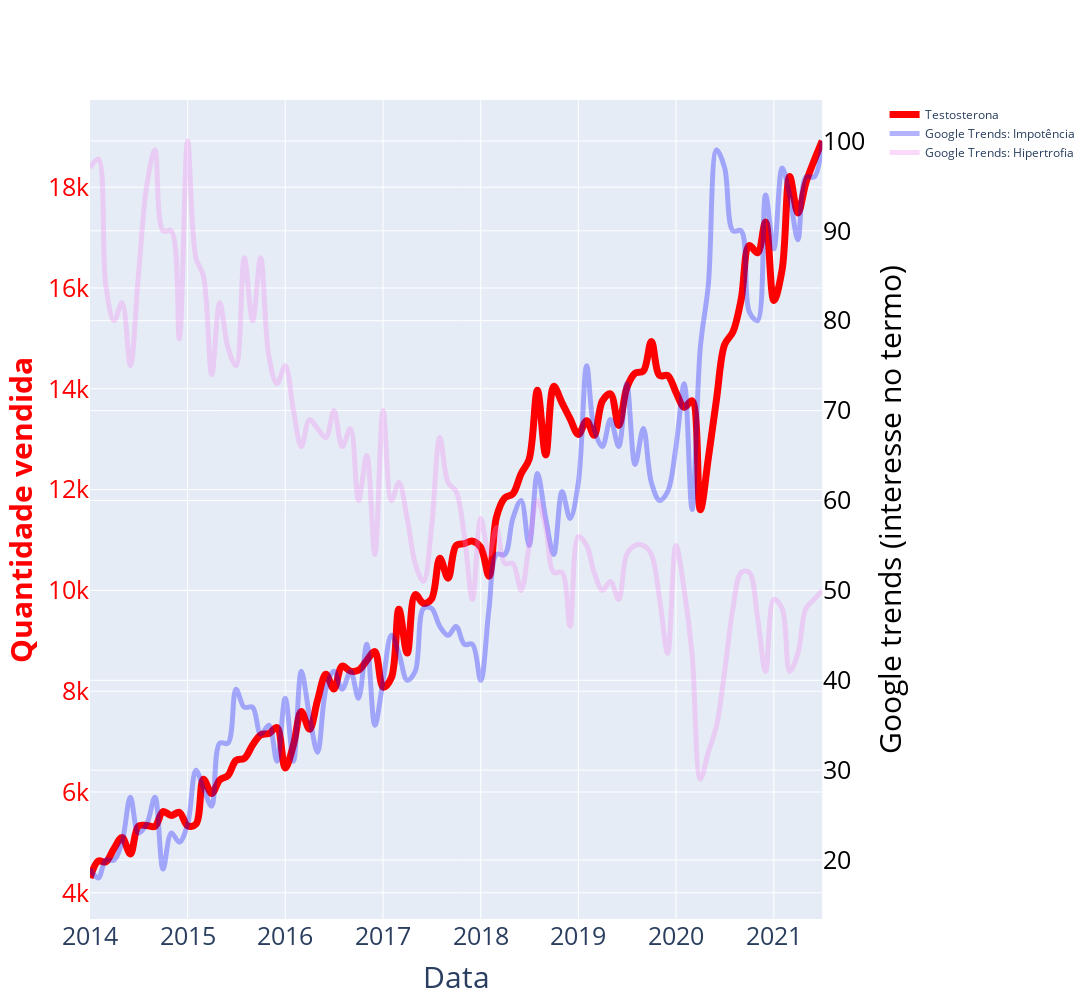

Write notebook code for a chart like this one.
### Code cell
fig = make_subplots(specs=[[{"secondary_y": True}]],shared_xaxes=True,)

fig.add_trace(go.Scatter(
                        x=df_substances['DATETIME'],
                        y=df_substances['count'],
                        yaxis='y',
                        mode='lines',
                        marker=dict(
                            color='red'
                            ),
                        line=dict(
                            width=7
                            ),
                        opacity=1,
                        name='Testosterona',
                        line_shape='spline'
                        ),
                        secondary_y=False
    )

fig.add_trace(go.Scatter(
                        x=lf_gt['Mês'], 
                        y=lf_gt['impotência: (Brasil)'],
                        yaxis='y1',
                        mode='lines',
                        name='Google Trends: Impotência',
                        marker=dict(
                            symbol='53',
                            size=11

                        ),
                        line = dict(
                            color='blue',
                            width=5
                            ),
                        opacity=0.3,
                        line_shape='spline'
                        ),
                        secondary_y=True
    )

fig.add_trace(go.Scatter(
                        x=lf_hp['Mês'], 
                        y=lf_hp['Hipertrofia: (Brasil)'],
                        yaxis='y1',
                        mode='lines',
                        name='Google Trends: Hipertrofia',
                        marker=dict(
                            symbol='51',
                            size=11

                        ),
                        line = dict(
                            color='violet',
                            width=5
                            ),
                        opacity=0.3,
                        line_shape='spline'
                        ),
                        secondary_y=True
                        )


fig.update_layout(
    xaxis=dict(
        title='Data',
        titlefont=dict(
            size=30
        ),
        tickfont=dict(
            size=25
        )
    ),
    width=1500,
    height=1000,
    yaxis=dict(
        title="<b>Quantidade vendida<b>",
        titlefont=dict(
            color="red",
            size=30
            
        ),
        tickfont=dict(
            color="red",
            size=25
        )
    ),
    yaxis2=dict(
        title="Google trends (interesse no termo)",
        titlefont=dict(
            color="black",
            size=30
        ),
        tickfont=dict(
            color="black",
            size=25
        ),
        # anchor="free",
        overlaying="y",
        side="right",
        # position=0.15
    ))


fig.show()

### Figure 1 — Plotly figure (JSON) as saved in the notebook; plotly's stock layout.template omitted (floating-point values rounded to 4 significant figures)
{"data": [{"line": {"shape": "spline", "width": 7}, "marker": {"color": "red"}, "mode": "lines", "name": "Testosterona", "opacity": 1, "type": "scatter", "x": ["2014-01-01T00:00:00", "2014-02-01T00:00:00", "2014-03-01T00:00:00", "2014-04-01T00:00:00", "2014-05-01T00:00:00", "2014-06-01T00:00:00", "2014-07-01T00:00:00", "2014-08-01T00:00:00", "2014-09-01T00:00:00", "2014-10-01T00:00:00", "2014-11-01T00:00:00", "2014-12-01T00:00:00", "2015-01-01T00:00:00", "2015-02-01T00:00:00", "2015-03-01T00:00:00", "2015-04-01T00:00:00", "2015-05-01T00:00:00", "2015-06-01T00:00:00", "2015-07-01T00:00:00", "2015-08-01T00:00:00", "2015-09-01T00:00:00", "2015-10-01T00:00:00", "2015-11-01T00:00:00", "2015-12-01T00:00:00", "2016-01-01T00:00:00", "2016-02-01T00:00:00", "2016-03-01T00:00:00", "2016-04-01T00:00:00", "2016-05-01T00:00:00", "2016-06-01T00:00:00", "2016-07-01T00:00:00", "2016-08-01T00:00:00", "2016-09-01T00:00:00", "2016-10-01T00:00:00", "2016-11-01T00:00:00", "2016-12-01T00:00:00", "2017-01-01T00:00:00", "2017-02-01T00:00:00", "2017-03-01T00:00:00", "2017-04-01T00:00:00", "2017-05-01T00:00:00", "2017-06-01T00:00:00", "2017-07-01T00:00:00", "2017-08-01T00:00:00", "2017-09-01T00:00:00", "2017-10-01T00:00:00", "2017-11-01T00:00:00", "2017-12-01T00:00:00", "2018-01-01T00:00:00", "2018-02-01T00:00:00", "2018-03-01T00:00:00", "2018-04-01T00:00:00", "2018-05-01T00:00:00", "2018-06-01T00:00:00", "2018-07-01T00:00:00", "2018-08-01T00:00:00", "2018-09-01T00:00:00", "2018-10-01T00:00:00", "2018-11-01T00:00:00", "2018-12-01T00:00:00", "2019-01-01T00:00:00", "2019-02-01T00:00:00", "2019-03-01T00:00:00", "2019-04-01T00:00:00", "2019-05-01T00:00:00", "2019-06-01T00:00:00", "2019-07-01T00:00:00", "2019-08-01T00:00:00", "2019-09-01T00:00:00", "2019-10-01T00:00:00", "2019-11-01T00:00:00", "2019-12-01T00:00:00", "2020-01-01T00:00:00", "2020-02-01T00:00:00", "2020-03-01T00:00:00", "2020-04-01T00:00:00", "2020-05-01T00:00:00", "2020-06-01T00:00:00", "2020-07-01T00:00:00", "2020-08-01T00:00:00", "2020-09-01T00:00:00", "2020-10-01T00:00:00", "2020-11-01T00:00:00", "2020-12-01T00:00:00", "2021-01-01T00:00:00", "2021-02-01T00:00:00", "2021-03-01T00:00:00", "2021-04-01T00:00:00", "2021-05-01T00:00:00", "2021-06-01T00:00:00", "2021-07-01T00:00:00"], "xaxis": "x", "y": [4293, 4631, 4614, 4882, 5096, 4771, 5323, 5336, 5319, 5613, 5534, 5599, 5329, 5363, 6254, 5972, 6240, 6328, 6628, 6666, 6932, 7133, 7161, 7281, 6476, 6940, 7598, 7246, 7824, 8337, 8042, 8500, 8397, 8417, 8610, 8787, 8079, 8268, 9626, 8757, 9919, 9744, 9830, 10639, 10242, 10892, 10928, 10977, 10855, 10283, 11459, 11837, 11916, 12315, 12602, 13969, 12688, 14048, 13719, 13409, 13095, 13368, 13076, 13760, 13901, 13274, 14016, 14307, 14352, 14937, 14262, 14265, 13931, 13633, 13764, 11598, 12624, 13808, 14879, 15128, 15781, 16842, 16698, 17311, 15751, 16366, 18214, 17486, 18090, 18532, 18917], "yaxis": "y"}, {"line": {"color": "blue", "shape": "spline", "width": 5}, "marker": {"size": 11, "symbol": "53"}, "mode": "lines", "name": "Google Trends: Impotência", "opacity": 0.3, "type": "scatter", "x": ["2014-01-01T00:00:00", "2014-02-01T00:00:00", "2014-03-01T00:00:00", "2014-04-01T00:00:00", "2014-05-01T00:00:00", "2014-06-01T00:00:00", "2014-07-01T00:00:00", "2014-08-01T00:00:00", "2014-09-01T00:00:00", "2014-10-01T00:00:00", "2014-11-01T00:00:00", "2014-12-01T00:00:00", "2015-01-01T00:00:00", "2015-02-01T00:00:00", "2015-03-01T00:00:00", "2015-04-01T00:00:00", "2015-05-01T00:00:00", "2015-06-01T00:00:00", "2015-07-01T00:00:00", "2015-08-01T00:00:00", "2015-09-01T00:00:00", "2015-10-01T00:00:00", "2015-11-01T00:00:00", "2015-12-01T00:00:00", "2016-01-01T00:00:00", "2016-02-01T00:00:00", "2016-03-01T00:00:00", "2016-04-01T00:00:00", "2016-05-01T00:00:00", "2016-06-01T00:00:00", "2016-07-01T00:00:00", "2016-08-01T00:00:00", "2016-09-01T00:00:00", "2016-10-01T00:00:00", "2016-11-01T00:00:00", "2016-12-01T00:00:00", "2017-01-01T00:00:00", "2017-02-01T00:00:00", "2017-03-01T00:00:00", "2017-04-01T00:00:00", "2017-05-01T00:00:00", "2017-06-01T00:00:00", "2017-07-01T00:00:00", "2017-08-01T00:00:00", "2017-09-01T00:00:00", "2017-10-01T00:00:00", "2017-11-01T00:00:00", "2017-12-01T00:00:00", "2018-01-01T00:00:00", "2018-02-01T00:00:00", "2018-03-01T00:00:00", "2018-04-01T00:00:00", "2018-05-01T00:00:00", "2018-06-01T00:00:00", "2018-07-01T00:00:00", "2018-08-01T00:00:00", "2018-09-01T00:00:00", "2018-10-01T00:00:00", "2018-11-01T00:00:00", "2018-12-01T00:00:00", "2019-01-01T00:00:00", "2019-02-01T00:00:00", "2019-03-01T00:00:00", "2019-04-01T00:00:00", "2019-05-01T00:00:00", "2019-06-01T00:00:00", "2019-07-01T00:00:00", "2019-08-01T00:00:00", "2019-09-01T00:00:00", "2019-10-01T00:00:00", "2019-11-01T00:00:00", "2019-12-01T00:00:00", "2020-01-01T00:00:00", "2020-02-01T00:00:00", "2020-03-01T00:00:00", "2020-04-01T00:00:00", "2020-05-01T00:00:00", "2020-06-01T00:00:00", "2020-07-01T00:00:00", "2020-08-01T00:00:00", "2020-09-01T00:00:00", "2020-10-01T00:00:00", "2020-11-01T00:00:00", "2020-12-01T00:00:00", "2021-01-01T00:00:00", "2021-02-01T00:00:00", "2021-03-01T00:00:00", "2021-04-01T00:00:00", "2021-05-01T00:00:00", "2021-06-01T00:00:00", "2021-07-01T00:00:00"], "xaxis": "x", "y": [19, 18, 20, 20, 22, 27, 23, 24, 27, 19, 23, 22, 24, 30, 28, 26, 33, 33, 39, 37, 37, 34, 35, 31, 38, 31, 41, 36, 32, 39, 41, 39, 41, 38, 44, 35, 40, 45, 43, 40, 41, 48, 48, 46, 45, 46, 44, 44, 40, 48, 54, 54, 58, 60, 55, 63, 58, 54, 61, 58, 62, 75, 68, 66, 69, 66, 73, 64, 68, 62, 60, 61, 66, 73, 59, 77, 84, 99, 97, 90, 90, 81, 80, 94, 88, 97, 94, 89, 96, 96, 100], "yaxis": "y2"}, {"line": {"color": "violet", "shape": "spline", "width": 5}, "marker": {"size": 11, "symbol": "51"}, "mode": "lines", "name": "Google Trends: Hipertrofia", "opacity": 0.3, "type": "scatter", "x": ["2014-01-01T00:00:00", "2014-02-01T00:00:00", "2014-03-01T00:00:00", "2014-04-01T00:00:00", "2014-05-01T00:00:00", "2014-06-01T00:00:00", "2014-07-01T00:00:00", "2014-08-01T00:00:00", "2014-09-01T00:00:00", "2014-10-01T00:00:00", "2014-11-01T00:00:00", "2014-12-01T00:00:00", "2015-01-01T00:00:00", "2015-02-01T00:00:00", "2015-03-01T00:00:00", "2015-04-01T00:00:00", "2015-05-01T00:00:00", "2015-06-01T00:00:00", "2015-07-01T00:00:00", "2015-08-01T00:00:00", "2015-09-01T00:00:00", "2015-10-01T00:00:00", "2015-11-01T00:00:00", "2015-12-01T00:00:00", "2016-01-01T00:00:00", "2016-02-01T00:00:00", "2016-03-01T00:00:00", "2016-04-01T00:00:00", "2016-05-01T00:00:00", "2016-06-01T00:00:00", "2016-07-01T00:00:00", "2016-08-01T00:00:00", "2016-09-01T00:00:00", "2016-10-01T00:00:00", "2016-11-01T00:00:00", "2016-12-01T00:00:00", "2017-01-01T00:00:00", "2017-02-01T00:00:00", "2017-03-01T00:00:00", "2017-04-01T00:00:00", "2017-05-01T00:00:00", "2017-06-01T00:00:00", "2017-07-01T00:00:00", "2017-08-01T00:00:00", "2017-09-01T00:00:00", "2017-10-01T00:00:00", "2017-11-01T00:00:00", "2017-12-01T00:00:00", "2018-01-01T00:00:00", "2018-02-01T00:00:00", "2018-03-01T00:00:00", "2018-04-01T00:00:00", "2018-05-01T00:00:00", "2018-06-01T00:00:00", "2018-07-01T00:00:00", "2018-08-01T00:00:00", "2018-09-01T00:00:00", "2018-10-01T00:00:00", "2018-11-01T00:00:00", "2018-12-01T00:00:00", "2019-01-01T00:00:00", "2019-02-01T00:00:00", "2019-03-01T00:00:00", "2019-04-01T00:00:00", "2019-05-01T00:00:00", "2019-06-01T00:00:00", "2019-07-01T00:00:00", "2019-08-01T00:00:00", "2019-09-01T00:00:00", "2019-10-01T00:00:00", "2019-11-01T00:00:00", "2019-12-01T00:00:00", "2020-01-01T00:00:00", "2020-02-01T00:00:00", "2020-03-01T00:00:00", "2020-04-01T00:00:00", "2020-05-01T00:00:00", "2020-06-01T00:00:00", "2020-07-01T00:00:00", "2020-08-01T00:00:00", "2020-09-01T00:00:00", "2020-10-01T00:00:00", "2020-11-01T00:00:00", "2020-12-01T00:00:00", "2021-01-01T00:00:00", "2021-02-01T00:00:00", "2021-03-01T00:00:00", "2021-04-01T00:00:00", "2021-05-01T00:00:00", "2021-06-01T00:00:00", "2021-07-01T00:00:00"], "xaxis": "x", "y": [97, 98, 84, 80, 82, 75, 85, 95, 99, 90, 90, 78, 100, 87, 85, 74, 82, 77, 75, 87, 80, 87, 76, 73, 75, 70, 66, 69, 68, 67, 70, 66, 68, 60, 65, 54, 70, 60, 62, 58, 53, 51, 57, 67, 62, 61, 56, 49, 58, 54, 57, 53, 53, 50, 55, 60, 57, 52, 52, 46, 56, 55, 52, 50, 51, 49, 54, 55, 55, 54, 49, 43, 55, 50, 43, 29, 32, 35, 41, 48, 52, 52, 47, 41, 49, 48, 41, 43, 48, 49, 50], "yaxis": "y2"}], "layout": {"height": 1000, "width": 1500, "xaxis": {"anchor": "y", "domain": [0, 0.94], "tickfont": {"size": 25}, "title": {"font": {"size": 30}, "text": "Data"}}, "yaxis": {"anchor": "x", "domain": [0, 1], "tickfont": {"color": "red", "size": 25}, "title": {"font": {"color": "red", "size": 30}, "text": "<b>Quantidade vendida<b>"}}, "yaxis2": {"anchor": "x", "overlaying": "y", "side": "right", "tickfont": {"color": "black", "size": 25}, "title": {"font": {"color": "black", "size": 30}, "text": "Google trends (interesse no termo)"}}}}
